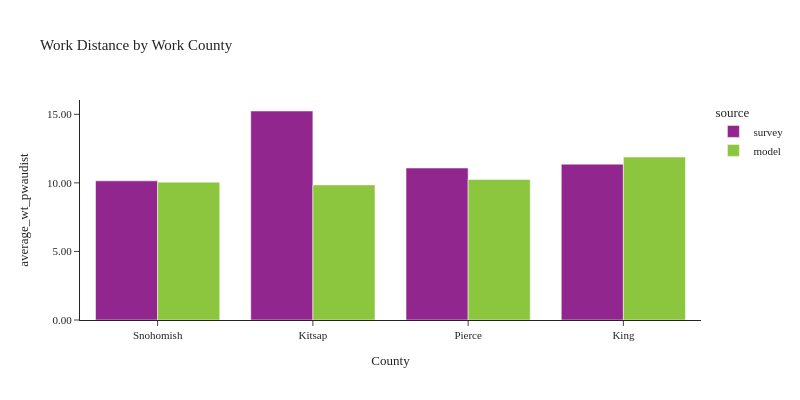

Notebook code cell kept with this figure:
### Code cell
plot_work_location(df_workers, 'CountyName_work', 'Work County', 'County')

### Figure 1 — Plotly figure (JSON) as saved in the notebook; plotly's stock layout.template omitted (floating-point values rounded to 4 significant figures)
{"data": [{"alignmentgroup": "True", "customdata": [[307], [112], [206], [2198]], "hovertemplate": "source=survey<br>CountyName_work=%{x}<br>average_wt_pwaudist=%{y}<br>sample count=%{customdata[0]}<extra></extra>", "legendgroup": "survey", "marker": {"color": "#91268F", "pattern": {"shape": ""}}, "name": "survey", "offsetgroup": "survey", "orientation": "v", "showlegend": true, "textposition": "auto", "type": "bar", "x": ["Snohomish", "Kitsap", "Pierce", "King"], "xaxis": "x", "y": [10.15, 15.24, 11.08, 11.36], "yaxis": "y"}, {"alignmentgroup": "True", "customdata": [[102008], [327518], [1440581], [352952]], "hovertemplate": "source=model<br>CountyName_work=%{x}<br>average_wt_pwaudist=%{y}<br>sample count=%{customdata[0]}<extra></extra>", "legendgroup": "model", "marker": {"color": "#8CC63E", "pattern": {"shape": ""}}, "name": "model", "offsetgroup": "model", "orientation": "v", "showlegend": true, "textposition": "auto", "type": "bar", "x": ["Kitsap", "Snohomish", "King", "Pierce"], "xaxis": "x", "y": [9.852, 10.05, 11.88, 10.25], "yaxis": "y"}], "layout": {"barmode": "group", "font": {"size": 11}, "height": 400, "legend": {"title": {"text": "source"}, "tracegroupgap": 0}, "title": {"text": "Work Distance by Work County"}, "width": 800, "xaxis": {"anchor": "y", "domain": [0.0, 1.0], "title": {"text": "County"}}, "yaxis": {"anchor": "x", "domain": [0.0, 1.0], "tickformat": ".2f", "title": {"text": "average_wt_pwaudist"}}}}
